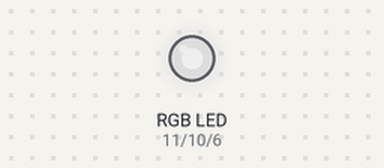
Bench run of a sketch on a simulated Arduino Uno, built with avr-gcc and run on an emulated ATmega328P. On the bench: an RGB LED mixed from three pins (HIGH = lit). Dim RGB values are drawn brighter than linear.

Above: at 0.1 s.
Timing chart, 0 to 1.6 s (numbered marks = the images above):
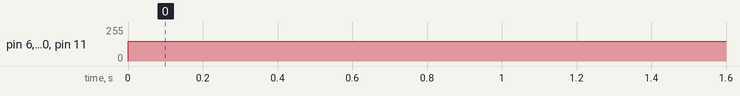

The sketch:

rgbled.ino
```cpp
int red=11;         // Set red LED pin to 11
int green=10;       // Set green LED pin to 10
int blue=6;         // Set blue LED pin to 6
int on=150;  // Set brightness to 75
int off=0;          // Turn off

void setup() {
  Serial.begin(9600);   // Turn on Serial Port
  pinMode(red,OUTPUT);
  pinMode(green,OUTPUT);
  pinMode(blue,OUTPUT);

}

void loop() {
  analogWrite(red,on);
  analogWrite(green,on);
  analogWrite(blue,on);

}
```

Measured:
- by itself, pin 6 (blue), pin 10 (green), pin 11 (red): 0/255 → 150/255 at 0.00 s
